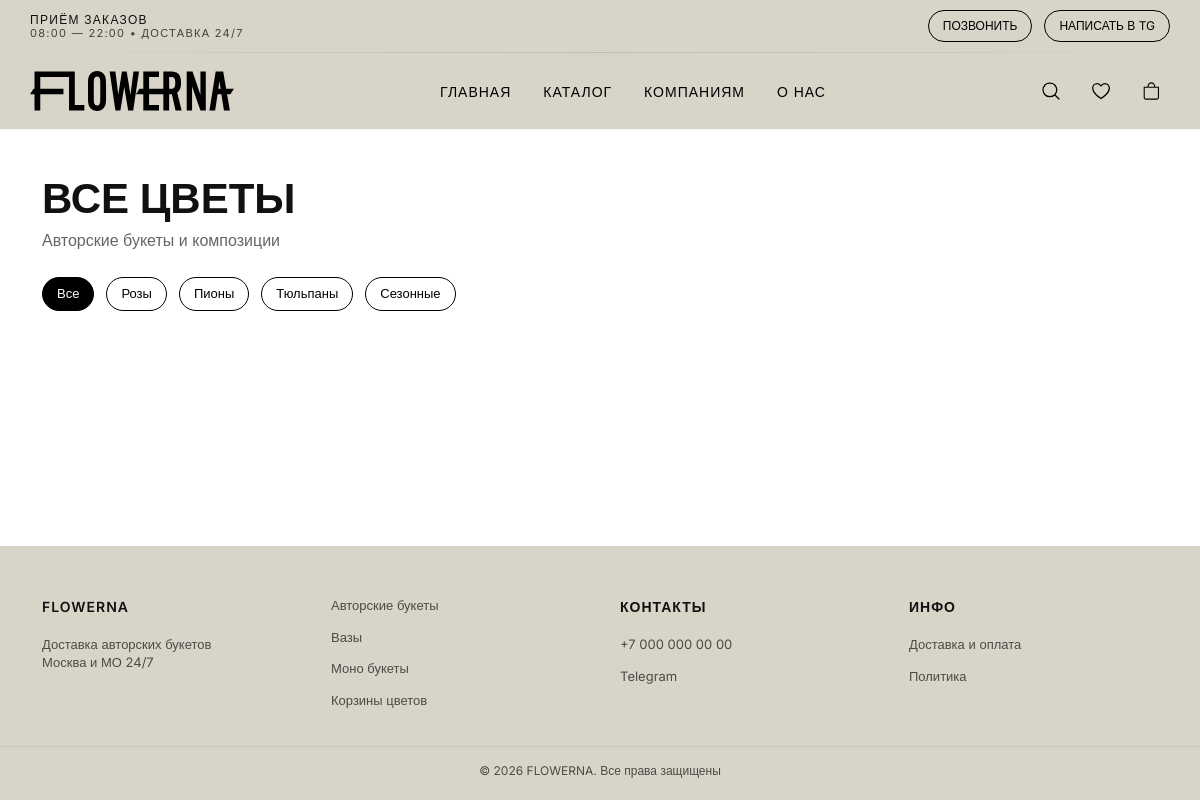
The app's page /catalog/, older data.
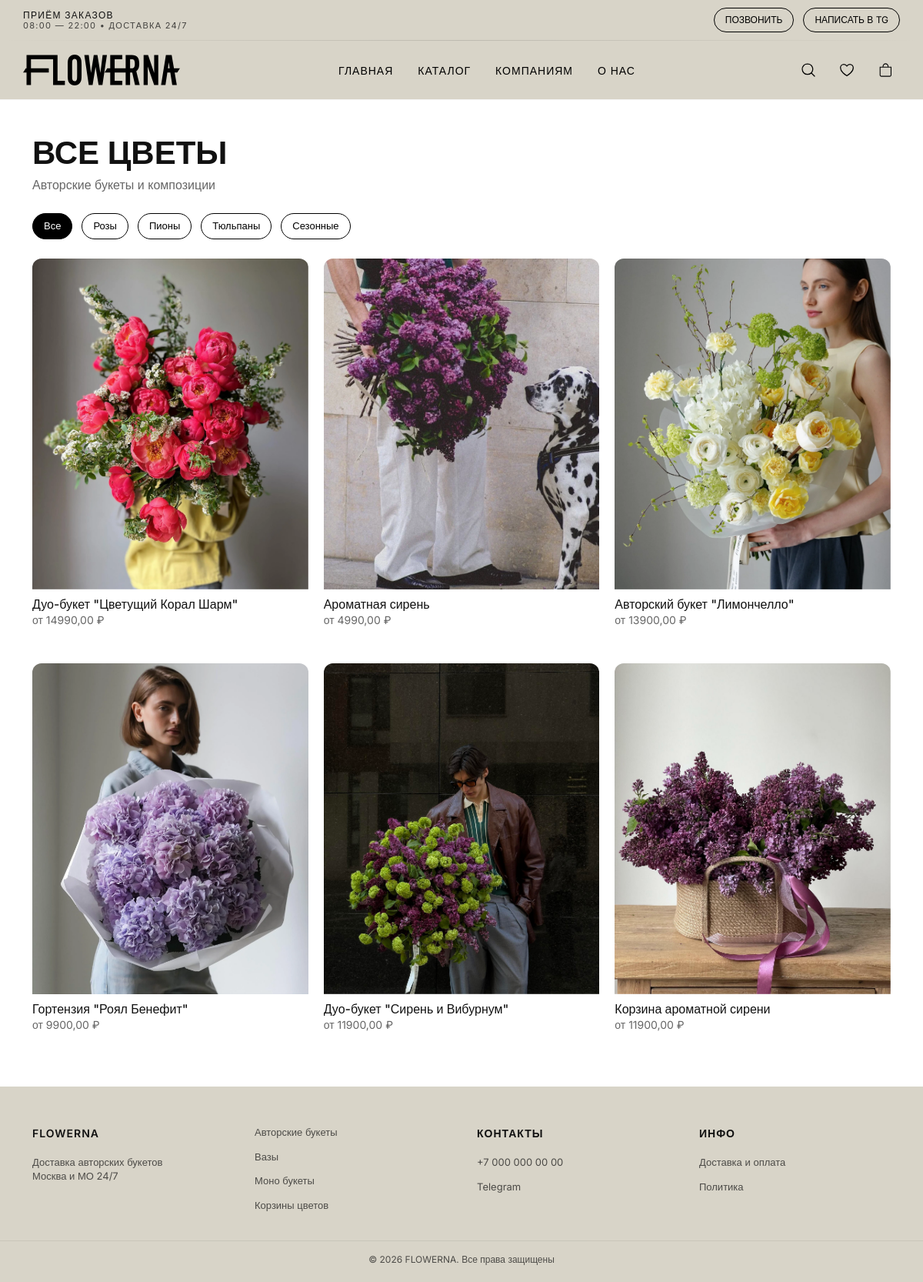
The same page, newer data.
### catalog/models.py (models this page shows, shortened)
class Product(models.Model):
    id = models.AutoField(primary_key=True)
    category = models.ForeignKey(Category, on_delete=models.CASCADE, related_name='products', null=True, blank=True)
    name = models.CharField(max_length=255)
    price = models.DecimalField(max_digits=10, decimal_places=2)
    description = models.TextField(null=True, blank=True)
    is_available = models.BooleanField(default=True)
    image = models.ImageField(upload_to='products/', null=True, blank=True, verbose_name='Изображение')
    is_recommended = models.BooleanField(default=False)
    class Meta:
        verbose_name = 'Товар'
        verbose_name_plural = 'Товары'

### catalog/views.py (the view)
# urls.py: path('catalog/', views.catalog, name='catalog'),
def catalog(request):
    products = Product.objects.all()
    return render(request, 'catalog.html', {
        'products': products,
    })

### templates/catalog.html (shortened to what this page needs)
{% extends 'base.html' %}
{% load static %}
{% block content %}
<section class="catalog">
    <div class="catalog__header">
        <h1>Все цветы</h1>
        <p>Авторские букеты и композиции</p>
    </div>
    <div class="catalog__filters">
        <button class="active">Все</button>
        <button>Розы</button>
        <button>Пионы</button>
        <button>Тюльпаны</button>
        <button>Сезонные</button>
    </div>
    <div class="catalog__grid">
        {% for product in products %}
        <div class="product-card">
            {% if product.image %}
                <img src="{{ product.image.url }}" alt="{{ product.name }}">
            {% else %}
                <div class="product-card__img--empty"></div>
            {% endif %}
            <div class="product-info">
                <h3>{{ product.name }}</h3>
                <p>от {{ product.price }} ₽</p>
            </div>
        </div>
        {% endfor %}
    </div>
</section>
{% endblock %}

### templates/base.html (shortened to what this page needs)
{% load static %}
<!doctype html>
<html lang="en">
<head>
    <link rel="stylesheet" href="https://cdn.jsdelivr.net/npm/bootstrap@5.3.0/dist/css/bootstrap.min.css">
    <link rel="stylesheet" href="https://cdn.jsdelivr.net/npm/bootstrap-icons@1.13.1/font/bootstrap-icons.min.css">
    <link rel="stylesheet" href="{% static 'css/style.css' %}">
    <link rel="stylesheet" href="{% static 'css/header.css' %}">
    <link rel="stylesheet" href="{% static 'css/footer.css' %}">
</head>
<body>
{% include 'components/header.html' %}
<main class="container my-4">
    {% block content %}
    {% endblock %}
</main>
{% include 'components/footer.html' %}
</body>
</html>

### templates/components/header.html
{% load static %}
<header class="header">
    <div class="container header__top">
        <div class="header__info">
            <span>ПРИЁМ ЗАКАЗОВ</span>
            <span>08:00 — 22:00 • ДОСТАВКА 24/7</span>
        </div>
        <div class="header__contacts">
            <a href="tel:+70000000000" class="btn">ПОЗВОНИТЬ</a>
            <a href="#" class="btn">НАПИСАТЬ В TG</a>
        </div>
    </div>
    <div class="header__divider"></div>
    <div class="container header__main">
        <a href="/" class="logo">
            <img src="{% static 'icons/logo.svg' %}" alt="Flowerna">
        </a>
        <nav class="nav">
            <a href="{% url 'home' %}">ГЛАВНАЯ</a>
            <a href="{% url 'catalog' %}">КАТАЛОГ</a>
            <a href="{% url 'kompanijam' %}">КОМПАНИЯМ</a>
            <a href="{% url 'about' %}">О НАС</a>
        </nav>
        <div class="header__icons">
            <a href="#" class="icon-btn">
                <img src="{% static 'icons/proicons_search.svg' %}" alt="">
            </a>
            <a href="#" class="icon-btn">
                <img src="{% static 'icons/si_heart-line.svg' %}" alt="">
            </a>
            <a href="#" class="icon-btn">
                <img src="{% static 'icons/bag.svg' %}" alt="">
            </a>
        </div>
    </div>
</header>

### templates/components/footer.html
<footer class="footer">
    <div class="footer__top container">
        <div class="footer__col">
            <div class="footer__title">FLOWERNA</div>
            <p class="footer__text">
                Доставка авторских букетов<br>
                Москва и МО 24/7
            </p>
        </div>
        <div class="footer__col">
            <a href="{% url 'avtorskie-bukety' %}">Авторские букеты</a>
            <a href="{% url 'vazy' %}">Вазы</a>
            <a href="{% url 'mono-duo-trio-bukety' %}">Моно букеты</a>
            <a href="{% url 'korzini-cvetov' %}">Корзины цветов</a>
        </div>
        <div class="footer__col">
            <div class="footer__title">КОНТАКТЫ</div>
            <a href="tel:+70000000000">+7 000 000 00 00</a>
            <a href="#">Telegram</a>
        </div>
        <div class="footer__col">
            <div class="footer__title">ИНФО</div>
            <a href="{% url 'dostavka-i-oplata' %}">
                Доставка и оплата
            </a> <a href="{% url 'politika-konfidentsialnosti' %}">Политика</a>
        </div>
    </div>
    <div class="footer__bottom">
        © 2026 FLOWERNA. Все права защищены
    </div>
</footer>

### static/css/style.css (style rules this page uses)
body { font-family: "Inter", sans-serif; font-weight: 400; color: #111; }
.logo img { height: 40px; width: auto; display: block; }
.btn { padding: 6px 14px; border-radius: 20px; text-decoration: none; font-size: 12px; border: 1px solid #000; color: #000; background: transparent; transition: all 0.25s ease; display: inline-block; }
.logo { font-size: 28px; font-weight: 700; letter-spacing: 2px; }
.catalog { padding: 20px 0; }
.catalog__header h1 { font-size: 42px; font-weight: 600; text-transform: uppercase; margin-bottom: 5px; }
.catalog__header p { color: #666; margin-bottom: 25px; }
.catalog__filters { display: flex; gap: 12px; flex-wrap: wrap; margin-bottom: 25px; }
.catalog__filters button { border: 1px solid #000; background: transparent; padding: 6px 14px; border-radius: 20px; font-size: 13px; transition: 0.2s; }
.catalog__filters button:hover, .catalog__filters .active { background: #000; color: #fff; }
.catalog__grid { display: grid; grid-template-columns: repeat(3, 1fr); gap: 20px; }
.product-card { overflow: hidden; border-radius: 12px; }
.product-card img { width: 100%; height: 430px; object-fit: cover; transform: scale(1); transition: transform 0.4s ease; will-change: transform; display: block; }
.product-info { padding: 10px 0; }
.product-info h3 { font-size: 16px; margin: 0; }
.product-info p { font-size: 14px; color: #666; }
.product-card { overflow: hidden; border-radius: 12px; transition: 0.3s; }

### static/css/header.css (style rules this page uses)
.header { background: #d8d4c8; box-shadow: 0 1px 0 rgba(0, 0, 0, 0.04); }
.header .container { --bs-gutter-x: 24px; }
.header__top { display: flex; justify-content: space-between; align-items: center; padding: 10px 0; font-size: 11px; }
.header__info { display: flex; flex-direction: column; text-transform: uppercase; letter-spacing: 1.3px; line-height: 1.25; font-size: 12px; font-weight: 400; }
.header__info span:first-child { font-size: 12px; font-weight: 500; }
.header__info span:last-child { font-size: 11px; opacity: 0.75; }
.header__divider { height: 1px; width: 100%; background: linear-gradient( to right, transparent, rgba(0, 0, 0, 0.12), transparent ); }
.header__main { display: flex; justify-content: space-between; align-items: center; padding: 18px 0; }
.nav { display: flex; gap: 32px; }
.nav a { position: relative; text-decoration: none; color: #000; font-size: 14px; font-weight: 500; letter-spacing: 1px; text-transform: uppercase; padding: 6px 0; display: inline-block; }
.nav a::after { content: ""; position: absolute; left: 0; bottom: -2px; width: 0%; height: 1px; background: #000; transition: width 0.3s ease; }
.header__contacts { display: flex; gap: 12px; }
.header__icons { display: flex; gap: 12px; }
.icon-btn { width: 38px; height: 38px; display: flex; align-items: center; justify-content: center; border-radius: 50%; transition: transform 0.25s ease; will-change: transform; }
.icon-btn img { width: 20px; height: 20px; }

### static/css/footer.css (style rules this page uses)
.footer__col { display: flex; flex-direction: column; gap: 6px; }
.footer { background: #d8d4c8; padding: 50px 0 20px; font-size: 13px; color: #111; }
.footer__top { display: grid; grid-template-columns: repeat(4, 1fr); gap: 40px; margin-bottom: 30px; }
.footer__title { font-weight: 600; margin-bottom: 12px; text-transform: uppercase; letter-spacing: 1px; font-size: 14px; }
.footer__col a { display: block; text-decoration: none; color: #111; margin-bottom: 6px; opacity: 0.7; transition: 0.2s; }
.footer__text { opacity: 0.7; line-height: 1.4; }
.footer__bottom { border-top: 1px solid rgba(0,0,0,0.1); padding-top: 15px; text-align: center; font-size: 12px; opacity: 0.7; }

### templates/base.html (style rules this page uses)
html, body { height: 100%; margin: 0; }
body { display: flex; flex-direction: column; -webkit-font-smoothing: antialiased; -moz-osx-font-smoothing: grayscale; }
main { flex: 1; }

Row changes from the older to the newer data that the page shows:
added Product: image (picture), name "Дуо-букет \"Цветущий Корал Шарм\"", price "14990,00"
added Product: image (picture), name "Ароматная сирень", price "4990,00"
added Product: image (picture), name "Авторский букет \"Лимончелло\"", price "13900,00"
added Product: image (picture), name "Гортензия \"Роял Бенефит\"", price "9900,00"
added Product: image (picture), name "Дуо-букет \"Сирень и Вибурнум\"", price "11900,00"
added Product: image (picture), name "Корзина ароматной сирени", price "11900,00"
